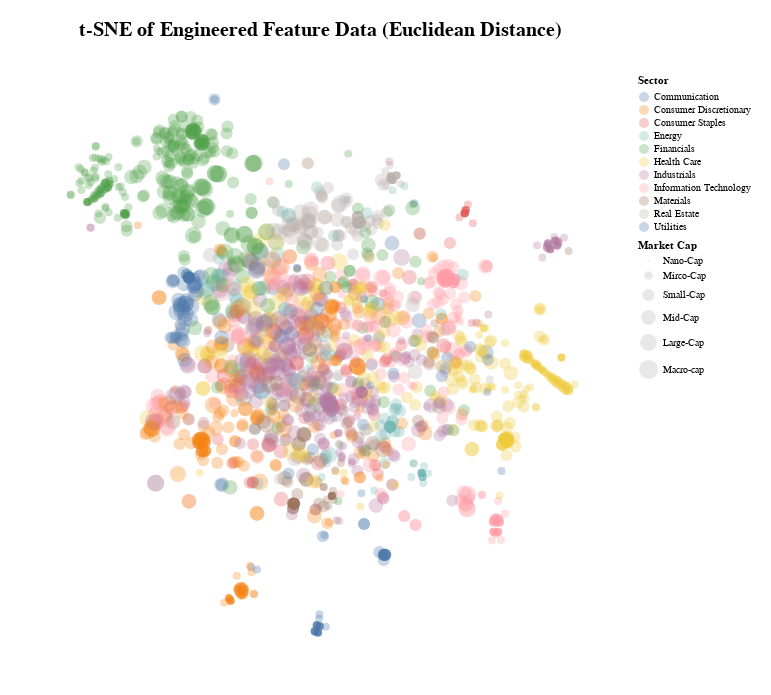

The cell this chart's notebook holds for it:
### Code cell
print(f"The tsne output dataframe has dimensions of {X_eng_tsne.shape}\n")

euc_eng_chart = plot_tsne(X_eng, X_eng_euc_tsne, title = 't-SNE of Engineered Feature Data (Euclidean Distance)')
euc_eng_chart.properties(padding = 20,width = 600, height = 600
    ).configure_view(stroke=None).interactive()

### Figure 1 — Vega-Lite specification as saved in the notebook (floating-point values rounded to 4 significant figures; data arrays with more than 128 entries replaced by an {"elided": "..."} marker saying what was removed)
{"config": {"view": {"continuousWidth": 300, "continuousHeight": 300, "stroke": null}}, "data": {"name": "data-086d5db662cb1336534bfd151aa73d0b"}, "mark": {"type": "circle", "opacity": 0.3, "size": 28}, "encoding": {"color": {"field": "Sector", "type": "nominal"}, "size": {"field": "Market Cap", "scale": {"domain": ["Nano-Cap", "Mirco-Cap", "Small-Cap", "Mid-Cap", "Large-Cap", "Macro-cap"]}, "sort": ["Nano-Cap", "Mirco-Cap", "Small-Cap", "Mid-Cap", "Large-Cap", "Macro-cap"], "type": "nominal"}, "tooltip": [{"field": "Sector", "type": "nominal"}, {"field": "Market Cap", "type": "nominal"}], "x": {"axis": null, "field": "tsne1", "title": "", "type": "quantitative"}, "y": {"axis": null, "field": "tsne2", "title": "", "type": "quantitative"}}, "height": 600, "padding": 20, "params": [{"name": "param_4", "select": {"type": "interval", "encodings": ["x", "y"]}, "bind": "scales"}], "title": {"text": "t-SNE of Engineered Feature Data (Euclidean Distance)", "fontSize": 20, "offset": 35}, "width": 600, "$schema": "https://vega.github.io/schema/vega-lite/v5.20.1.json", "datasets": {"data-086d5db662cb1336534bfd151aa73d0b": {"elided": "1910 records"}}}
